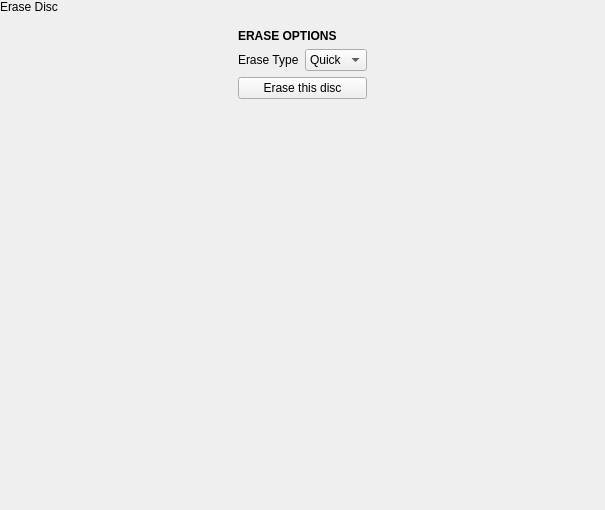
<?xml version="1.0" encoding="UTF-8"?>
<ui version="4.0">
 <class>EraseOpticalPopover</class>
 <widget class="QWidget" name="EraseOpticalPopover">
  <property name="geometry">
   <rect>
    <x>0</x>
    <y>0</y>
    <width>605</width>
    <height>510</height>
   </rect>
  </property>
  <property name="windowTitle">
   <string notr="true">Form</string>
  </property>
  <layout class="QVBoxLayout" name="verticalLayout">
   <property name="spacing">
    <number>0</number>
   </property>
   <property name="leftMargin">
    <number>0</number>
   </property>
   <property name="topMargin">
    <number>0</number>
   </property>
   <property name="rightMargin">
    <number>0</number>
   </property>
   <property name="bottomMargin">
    <number>0</number>
   </property>
   <item>
    <widget class="tStackedWidget" name="stackedWidget">
     <property name="currentIndex">
      <number>0</number>
     </property>
     <widget class="QWidget" name="page">
      <layout class="QVBoxLayout" name="verticalLayout_2">
       <property name="leftMargin">
        <number>0</number>
       </property>
       <property name="topMargin">
        <number>0</number>
       </property>
       <property name="rightMargin">
        <number>0</number>
       </property>
       <property name="bottomMargin">
        <number>0</number>
       </property>
       <item>
        <widget class="tTitleLabel" name="titleLabel">
         <property name="text">
          <string>Erase Disc</string>
         </property>
        </widget>
       </item>
       <item alignment="Qt::AlignHCenter">
        <widget class="QWidget" name="optionsWidget" native="true">
         <layout class="QGridLayout" name="gridLayout">
          <item row="0" column="0" colspan="2">
           <widget class="QLabel" name="label">
            <property name="font">
             <font>
              <bold>true</bold>
             </font>
            </property>
            <property name="text">
             <string>ERASE OPTIONS</string>
            </property>
           </widget>
          </item>
          <item row="1" column="0">
           <widget class="QLabel" name="label_2">
            <property name="text">
             <string>Erase Type</string>
            </property>
           </widget>
          </item>
          <item row="1" column="1">
           <widget class="QComboBox" name="ersaeTypeBox">
            <property name="sizePolicy">
             <sizepolicy hsizetype="Expanding" vsizetype="Fixed">
              <horstretch>0</horstretch>
              <verstretch>0</verstretch>
             </sizepolicy>
            </property>
            <item>
             <property name="text">
              <string>Quick</string>
             </property>
            </item>
            <item>
             <property name="text">
              <string>Full</string>
             </property>
            </item>
           </widget>
          </item>
          <item row="2" column="0" colspan="2">
           <widget class="QPushButton" name="eraseButton">
            <property name="text">
             <string>Erase this disc</string>
            </property>
            <property name="icon">
             <iconset theme="media-optical-erase">
              <normaloff>.</normaloff>.</iconset>
            </property>
           </widget>
          </item>
         </layout>
        </widget>
       </item>
       <item>
        <spacer name="verticalSpacer">
         <property name="orientation">
          <enum>Qt::Vertical</enum>
         </property>
         <property name="sizeHint" stdset="0">
          <size>
           <width>20</width>
           <height>40</height>
          </size>
         </property>
        </spacer>
       </item>
      </layout>
     </widget>
     <widget class="QWidget" name="page_2">
      <layout class="QVBoxLayout" name="verticalLayout_3">
       <property name="spacing">
        <number>0</number>
       </property>
       <property name="leftMargin">
        <number>0</number>
       </property>
       <property name="topMargin">
        <number>0</number>
       </property>
       <property name="rightMargin">
        <number>0</number>
       </property>
       <property name="bottomMargin">
        <number>0</number>
       </property>
       <item>
        <widget class="tTitleLabel" name="titleLabel_2">
         <property name="text">
          <string>Erase Disc</string>
         </property>
        </widget>
       </item>
       <item alignment="Qt::AlignHCenter">
        <widget class="QWidget" name="eraseConfirmWidget" native="true">
         <layout class="QVBoxLayout" name="verticalLayout_4">
          <item>
           <widget class="QLabel" name="label_3">
            <property name="font">
             <font>
              <bold>true</bold>
             </font>
            </property>
            <property name="text">
             <string>THIS IS IT</string>
            </property>
           </widget>
          </item>
          <item>
           <widget class="QLabel" name="label_4">
            <property name="text">
             <string>There's no going back after this. Once the disc in the drive is erased, all the data on it will be gone forever.</string>
            </property>
            <property name="wordWrap">
             <bool>true</bool>
            </property>
           </widget>
          </item>
          <item>
           <widget class="QPushButton" name="doEraseButton">
            <property name="text">
             <string>Erase this disc</string>
            </property>
            <property name="icon">
             <iconset theme="media-optical-erase">
              <normaloff>.</normaloff>.</iconset>
            </property>
           </widget>
          </item>
         </layout>
        </widget>
       </item>
       <item>
        <spacer name="verticalSpacer_2">
         <property name="orientation">
          <enum>Qt::Vertical</enum>
         </property>
         <property name="sizeHint" stdset="0">
          <size>
           <width>20</width>
           <height>414</height>
          </size>
         </property>
        </spacer>
       </item>
      </layout>
     </widget>
    </widget>
   </item>
  </layout>
 </widget>
 <customwidgets>
  <customwidget>
   <class>tStackedWidget</class>
   <extends>QStackedWidget</extends>
   <header location="global">tstackedwidget.h</header>
   <container>1</container>
   <slots>
    <signal>switchingFrame(int)</signal>
   </slots>
  </customwidget>
  <customwidget>
   <class>tTitleLabel</class>
   <extends>QLabel</extends>
   <header location="global">ttitlelabel.h</header>
   <slots>
    <signal>backButtonClicked()</signal>
   </slots>
  </customwidget>
 </customwidgets>
 <resources/>
 <connections/>
</ui>
